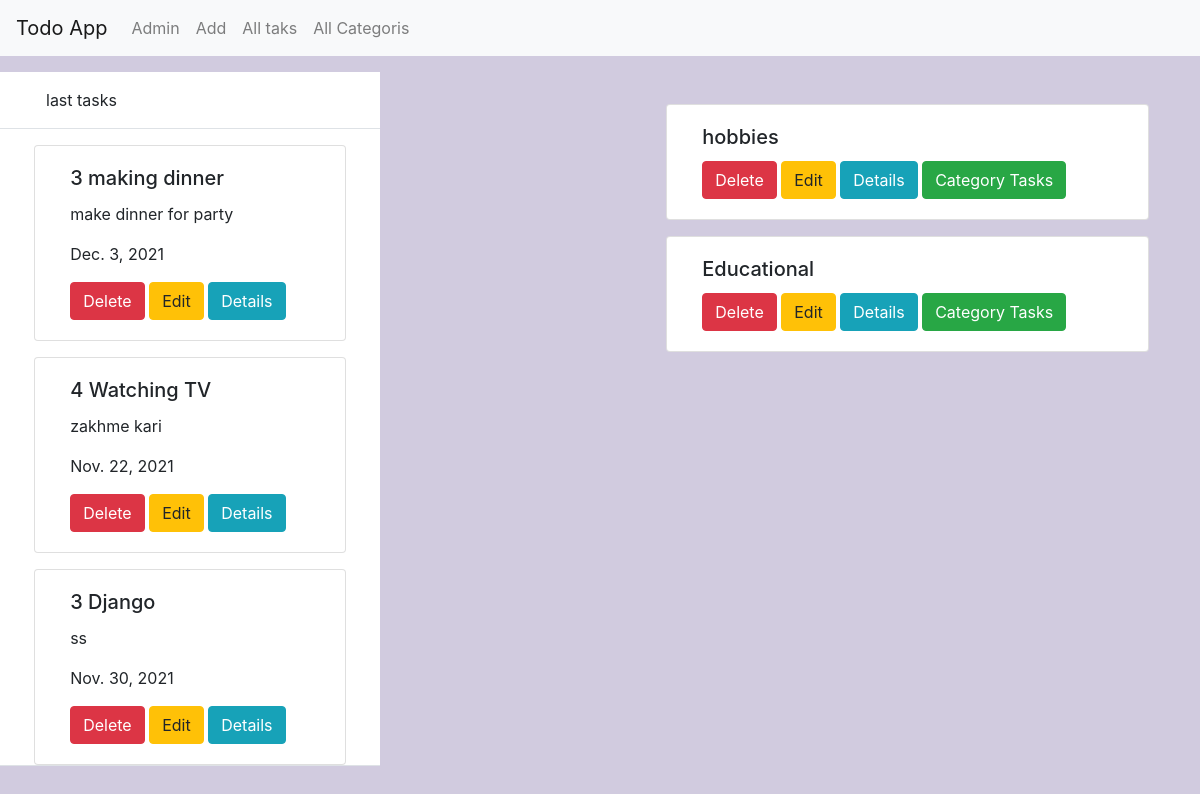
Page /categores/ on the committed database.
### todoapp/models.py (models this page shows, shortened)
class Todo(models.Model):
    category = models.ForeignKey(Category , on_delete = CASCADE)
    title = models.CharField(max_length=255)
    description = models.TextField()
    priority = models.IntegerField()
    created_at = models.DateTimeField(auto_now_add=True,null=True)
    Scheduling = models.DateField(default=date.today)

class Category(models.Model):
    category_name = models.CharField(max_length=100 , unique=True )

### todoapp/views.py (the view)
# urls.py: path('categores/',CategoryList.as_view(),name='category_list'),
class CategoryList(ListView):
    model = Category
    def get_context_data(self, **kwargs):
        context = super().get_context_data(**kwargs)
        context['todo'] = Todo.objects.all().order_by('-id')[:3]
        return context

### templates/todoapp/category_list.html (shortened to what this page needs)
{% extends 'base.html' %}
{% block content %}
{% for eachcat in category_list %}
<div class="row">
    <div class="col-md-10" style="margin:0 auto;">
        <div class="card container-fluid" style="margin-top: 1rem;">
            <div class="card-body">
              <h5 class="card-title">{{eachcat.category_name}}</h5>
              <a href="{% url 'category_delete' eachcat.id %}" class="btn btn-danger">Delete</a>
              <a href="{% url 'category_edit' eachcat.id %}" class="btn btn-warning">Edit</a>
              <a href="" class="btn btn-info">Details</a>
              <a href="{% url 'category_tasks' eachcat.pk %}" class="btn btn-success">Category Tasks</a>
            </div>
          </div>
    </div>
</div>
{% endfor %}
{% endblock %}

### templates/base.html (shortened to what this page needs)
{% load static %}
<!doctype html>
<html lang="en">
<head>
  <link rel="stylesheet" href="https://stackpath.bootstrapcdn.com/bootstrap/4.4.1/css/bootstrap.min.css"
>
  <link rel= "stylesheet" href=" {% static 'todoapp/style.css' %} "
  <title>{% block title %}{% endblock %}</title>
</head>
<body style="max-width: 100%;overflow-x: hidden;" class="mb-2">
{% include 'nav.html' %}
<div class="row mt-5">
<div class="col-md-6 " style="margin:0 auto;">
  <div class="d-flex flex-column align-items-stretch flex-shrink-0 bg-white" style="width: 380px;">
    <div href="" class="d-flex align-items-center flex-shrink-0 p-3 link-dark text-decoration-none border-bottom">
      <svg class="bi me-2" width="30" height="24"><use xlink:href="#bootstrap"></use></svg>
      <span>last tasks</span>
    </div>
    <div class="list-group list-group-flush border-bottom scrollarea">
      {% for item in todo %}
      <div class="row">
        <div class="col-md-10" style="margin:0 auto;">
            <div class="card container-fluid" style="margin-top: 1rem;">
                <div class="card-body">
                  <h5 class="card-title">{{item.priority}} {{item.title}}</h5>
                  <p class="card-text">{{item.description}}</p>
                   <p class="card-text">{{item.Scheduling}}</p>
                  <a href="/delete/{{item.id}}" class="btn btn-danger">Delete</a>
                  <a href="/edit/{{item.id}}" class="btn btn-warning">Edit</a>
                  <a href="{% url 'todo_detail' item.pk %}" class="btn btn-info">Details</a>
                </div>
              </div>
        </div>
      </div>
      {% endfor %}
    </div>
  </div>
</div>
<div class="col-md-6 mt-3" style="margin:0 auto;">
{% block content %}
{% endblock %}
</div>
</div>
</body>
</html>

### static/todoapp/style.css (style rules this page uses)
body { background-color: rgb(209, 203, 223)!important; }

### rows in the picture
Todo: priority "3", title "making dinner", description "make dinner for party", Scheduling "Dec. 3, 2021"
Todo: priority "4", title "Watching TV", description "zakhme kari", Scheduling "Nov. 22, 2021"
Todo: priority "3", title "Django", description "ss", Scheduling "Nov. 30, 2021"
Category: category_name "hobbies"
Category: category_name "Educational"
